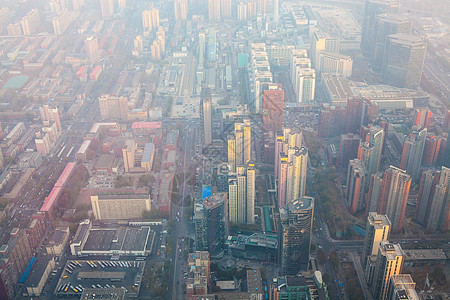
#> input picture image.jpg, 450 x 300 px, given in place of image.jpeg, which was not available
$ python main.py
#> lines starting #> are read from the running program, lines starting #| are printed output that depends on the picture; pictures that were not available may be replaced by others from this repository, and a replacement may not be noted
#> further down, image is the input picture: shape (300, 450, 3); mean B, G, R 150.7, 145.7, 144.7
"""
图像去雾霾算法
"""

import cv2
import numpy as np


# 计算暗通道图像
def dark_channal(image):
    blue, green, red = cv2.split(image)  # 分离原始图像红、绿、蓝三通道
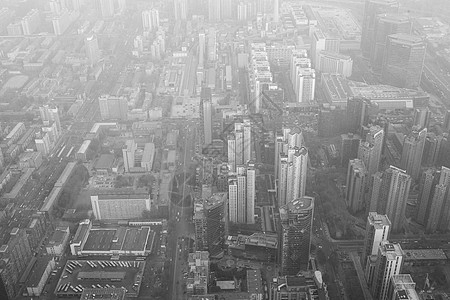
#> green: shape (300, 450); min 4, max 255, mean 145.7
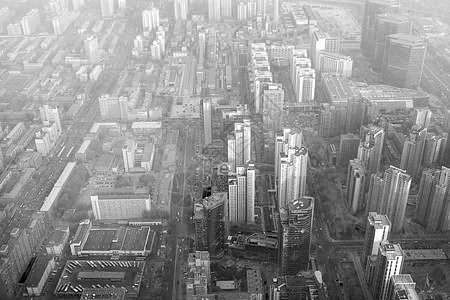
#> red: shape (300, 450); min 0, max 255, mean 144.7
    dark_image = cv2.min(cv2.min(blue, green), red)  # 计算以像素为单位的暗通道图像
    erode_kernel = np.ones((15, 15), dtype=np.uint8)  # 定义15*15的腐蚀操作的卷积核
    dark_image = cv2.erode(dark_image, erode_kernel)  # 对暗通道图像进行腐蚀，放大暗通道的特征
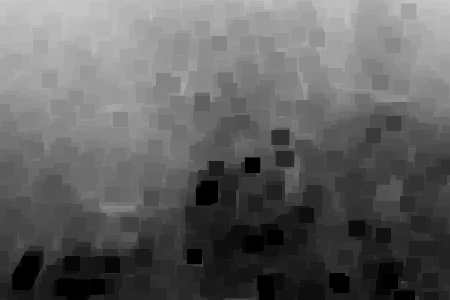
#> dark_image: shape (300, 450); min 0, max 201, mean 97.3
    return dark_image


# 图像去雾霾处理
def image_process(image):
    # 估计大气光数值 A
    dark_image = dark_channal(image)
    dark_px = dark_image.shape[0] * dark_image.shape[1]  # 计算暗通道图像像素点总和
#> dark_px = 135000
    num_px = int(max(dark_px // 1000, 10))  # 计算dark_px里0.1%像素的值，和 1 相比取最大值，保证至少取得一个像素
#> num_px = 135
    dark_arr = dark_image.reshape(dark_px)  # 将暗通道图像拉直
    image_arr = image.reshape(dark_px, 3)  # 将原始图像每个通道拉直
    index = dark_arr.argsort()  # 暗通道数组像素值从小到大的索引
    index = index[dark_px - num_px:]  # 将索引切片，选取最后0.1%像素的索引
#> index = 135 values, max 5927 at index 33, min 0 at index 127, mean 1744.8

    a_sum = np.zeros((1, 3))  # 储存累加的大气光值
    for i in index[:]:  # 去除最亮的像素点，提高精准度
        a_sum += image_arr[i]
#> this loop made 135 passes
#> (i, a_sum) on passes 1 to 12: (2756, [[222, 226, 237]]), (2777, [[437, 443, 462]]), (882, [[642, 646, 671]]), (883, [[846, 849, 878]]), (884, [[1049, 1051, 1084]]), (885, [[1252, 1253, 1288]]), (886, [[1456, 1456, 1493]]), (887, [[1661, 1660, 1701]]), (888, [[1866, 1864, 1909]]), (2761, [[2080, 2077, 2131]]), (2760, [[2287, 2283, 2346]]), (2759, [[2504, 2501, 2574]])
#> after the loop, a_sum = [[28718, 28717, 29392]]

    A = a_sum / num_px  # 大气光估值
#> A = [[212.7, 212.7, 217.7]]

    # 估计传输率 t
    nor = np.empty(image.shape, dtype=np.float64)  # 定义归一化图像
    for i in range(3):  # 将原始图像每一个通道分别归一化
        nor[:, :, i] = image[:, :, i] / (A[0, i] + 1e-6)

    te = 1 - 0.95 * dark_channal(nor)  # 根据公式计算出传输率估值te，参数设置为0.95
#> in dark_channal (call 2), `dark_image = cv2.erode(dark_image, erode_kernel)`:
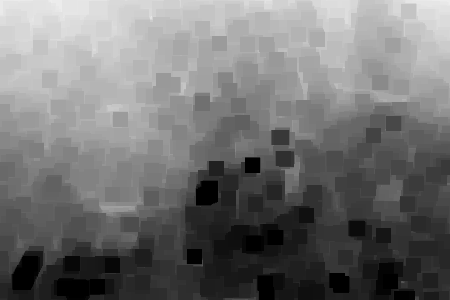
#> dark_image: shape (300, 450) float64; min 0, max 0.937, mean 0.449
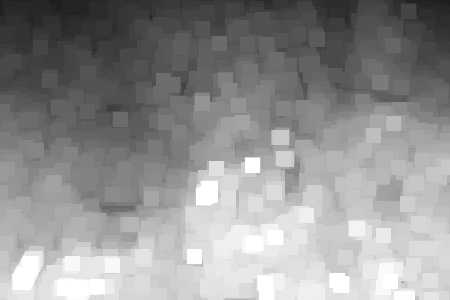
#> te: shape (300, 450) float64; min 0.11, max 1, mean 0.573

    # 使用双边滤波器对传输率t进行细化
    d = 15  # 双边滤波的直径
    sigmaColor = 75  # 双边滤波的颜色空间标准差
    sigmaSpace = 75  # 双边滤波的坐标空间标准差
    t = cv2.bilateralFilter(te.astype(np.float32), d, sigmaColor, sigmaSpace)

    # 输出无雾霾的图像
    processed_image = np.empty(image.shape, image.dtype)  # 创建去雾霾处理后的图像
    t = cv2.max(t, 0.3)  # 为 t 设定最小值，防止不稳定
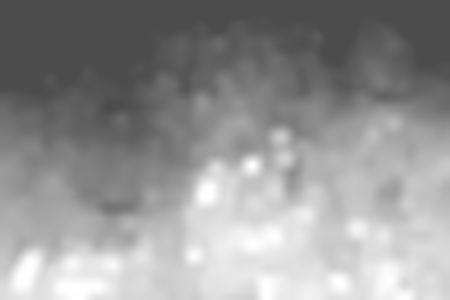
#> t: shape (300, 450) float32; min 0.3, max 1, mean 0.583

    for i in range(0, 3):  # 根据论文推导出的恢复公式，计算出去雾霾处理后的图片
        processed_image[:, :, i] = ((image[:, :, i] - A[0, i]) / t + A[0, i]).clip(0, 255)  # 将像素值限制在(0,255)，防止出现颜色失真
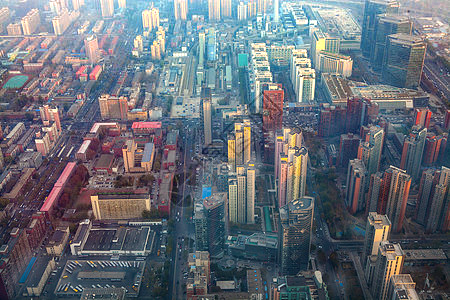
#> processed_image: shape (300, 450, 3); mean B, G, R 118.2, 109.5, 103.7
    return dark_image, t, processed_image


if __name__ == '__main__':
    f = "04"
    # 读取图像
    image = cv2.imread("images/" + f + "/image.jpeg")

    # 打印原始图像"raw_iamge"，暗通道图像"dark_iamge"，传输率图像"t"和去雾霾处理后的图像"processed_image"
    cv2.imshow("raw_iamge", image)
    dark_image, t, processed_image = image_process(image)
    cv2.imshow("dark_image", dark_image)
    cv2.imshow("t", t)
    cv2.imshow("processed_image", processed_image)
    cv2.imwrite("images/" + f + "/dark_image.jpeg", dark_image)
    cv2.imwrite("images/" + f + "/t.jpeg", (t * 255).astype(np.uint8))
    cv2.imwrite("images/" + f + "/processed_image.jpeg", processed_image)
    cv2.waitKey()
    cv2.destroyAllWindows()
